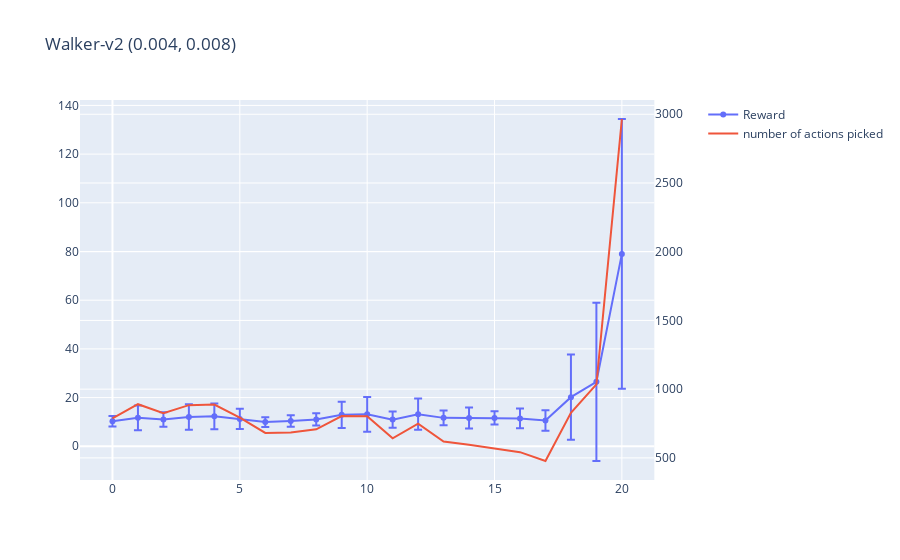

Notebook code for this chart:
### Code cell
dataf = dataframe #.loc[dataframe['seed']!= 4]
dataf['result'] = dataf['result'] * 0.004 
df = dataf.groupby(['threshold']).mean()
df_std =  dataf.groupby(['threshold']).std()
fig = make_subplots(specs=[[{"secondary_y": True}]])


x = list(range(21))

y1_upper = list(df['result'] + df_std['result'])
y1_lower = list(df['result'] - df_std['result'])
y1_lower = y1_lower[::-1]
x_rev = x[::-1]
fig.add_trace(go.Scatter(x=x, y=df['result'], mode='lines+markers', name='Reward', error_y=dict(
            type='data', # value of error bar given in data coordinates
            array=df_std['result'],
            visible=True)), secondary_y=False)

fig.add_trace(go.Scatter(x=list(range(21)), y=df['actions'], mode='lines', name='number of actions picked'), secondary_y=True)
fig.update_layout(
    title_text="Walker-v2 (0.004, 0.008)")

### Figure 1 — Plotly figure (JSON) as saved in the notebook; plotly's stock layout.template omitted (floating-point values rounded to 4 significant figures)
{"data": [{"error_y": {"array": [2.141, 5.1, 3.0, 5.223, 5.291, 4.165, 1.986, 2.387, 2.485, 5.346, 7.13, 3.295, 6.434, 3.062, 4.3, 2.719, 4.084, 4.223, 17.54, 32.52, 55.42], "type": "data", "visible": true}, "mode": "lines+markers", "name": "Reward", "type": "scatter", "x": [0, 1, 2, 3, 4, 5, 6, 7, 8, 9, 10, 11, 12, 13, 14, 15, 16, 17, 18, 19, 20], "xaxis": "x", "y": [10.29, 11.68, 10.97, 12.01, 12.29, 11.22, 9.931, 10.39, 11.03, 12.9, 13.14, 10.95, 13.19, 11.66, 11.58, 11.63, 11.45, 10.56, 20.18, 26.47, 79.01], "yaxis": "y"}, {"mode": "lines", "name": "number of actions picked", "type": "scatter", "x": [0, 1, 2, 3, 4, 5, 6, 7, 8, 9, 10, 11, 12, 13, 14, 15, 16, 17, 18, 19, 20], "xaxis": "x", "y": [786.8, 890.6, 825.6, 883.8, 888.5, 793.3, 681.8, 684.7, 708, 804.4, 802.2, 642.4, 748.5, 619.6, 595.7, 569.6, 541.6, 477.4, 828.4, 1035.0, 2966.0], "yaxis": "y2"}], "layout": {"autosize": true, "title": {"text": "Walker-v2 (0.004, 0.008)"}, "xaxis": {"anchor": "y", "autorange": true, "domain": [0, 0.94], "range": [-1.167, 21.17], "type": "linear"}, "yaxis": {"anchor": "x", "autorange": true, "domain": [0, 1], "range": [-13.86, 142.2], "type": "linear"}, "yaxis2": {"anchor": "x", "autorange": true, "overlaying": "y", "range": [339.2, 3104.0], "side": "right", "type": "linear"}}}
